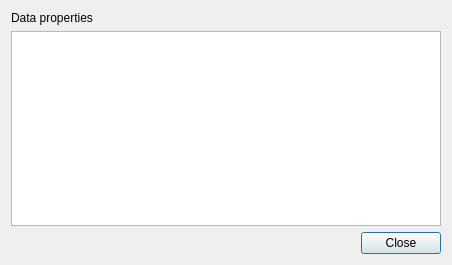
<?xml version="1.0" encoding="UTF-8"?>
<ui version="4.0">
 <class>Dialog</class>
 <widget class="QDialog" name="Dialog">
  <property name="geometry">
   <rect>
    <x>0</x>
    <y>0</y>
    <width>452</width>
    <height>265</height>
   </rect>
  </property>
  <property name="windowTitle">
   <string>Data header</string>
  </property>
  <layout class="QGridLayout" name="gridLayout">
   <item row="0" column="0">
    <layout class="QVBoxLayout" name="verticalLayout">
     <item>
      <widget class="QLabel" name="label">
       <property name="text">
        <string>Data properties</string>
       </property>
      </widget>
     </item>
     <item>
      <widget class="QListWidget" name="listWidget"/>
     </item>
    </layout>
   </item>
   <item row="1" column="0">
    <widget class="QDialogButtonBox" name="buttonBox">
     <property name="orientation">
      <enum>Qt::Horizontal</enum>
     </property>
     <property name="standardButtons">
      <set>QDialogButtonBox::Close</set>
     </property>
    </widget>
   </item>
  </layout>
 </widget>
 <resources/>
 <connections>
  <connection>
   <sender>buttonBox</sender>
   <signal>accepted()</signal>
   <receiver>Dialog</receiver>
   <slot>accept()</slot>
   <hints>
    <hint type="sourcelabel">
     <x>248</x>
     <y>254</y>
    </hint>
    <hint type="destinationlabel">
     <x>157</x>
     <y>274</y>
    </hint>
   </hints>
  </connection>
  <connection>
   <sender>buttonBox</sender>
   <signal>rejected()</signal>
   <receiver>Dialog</receiver>
   <slot>reject()</slot>
   <hints>
    <hint type="sourcelabel">
     <x>316</x>
     <y>260</y>
    </hint>
    <hint type="destinationlabel">
     <x>286</x>
     <y>274</y>
    </hint>
   </hints>
  </connection>
 </connections>
</ui>
